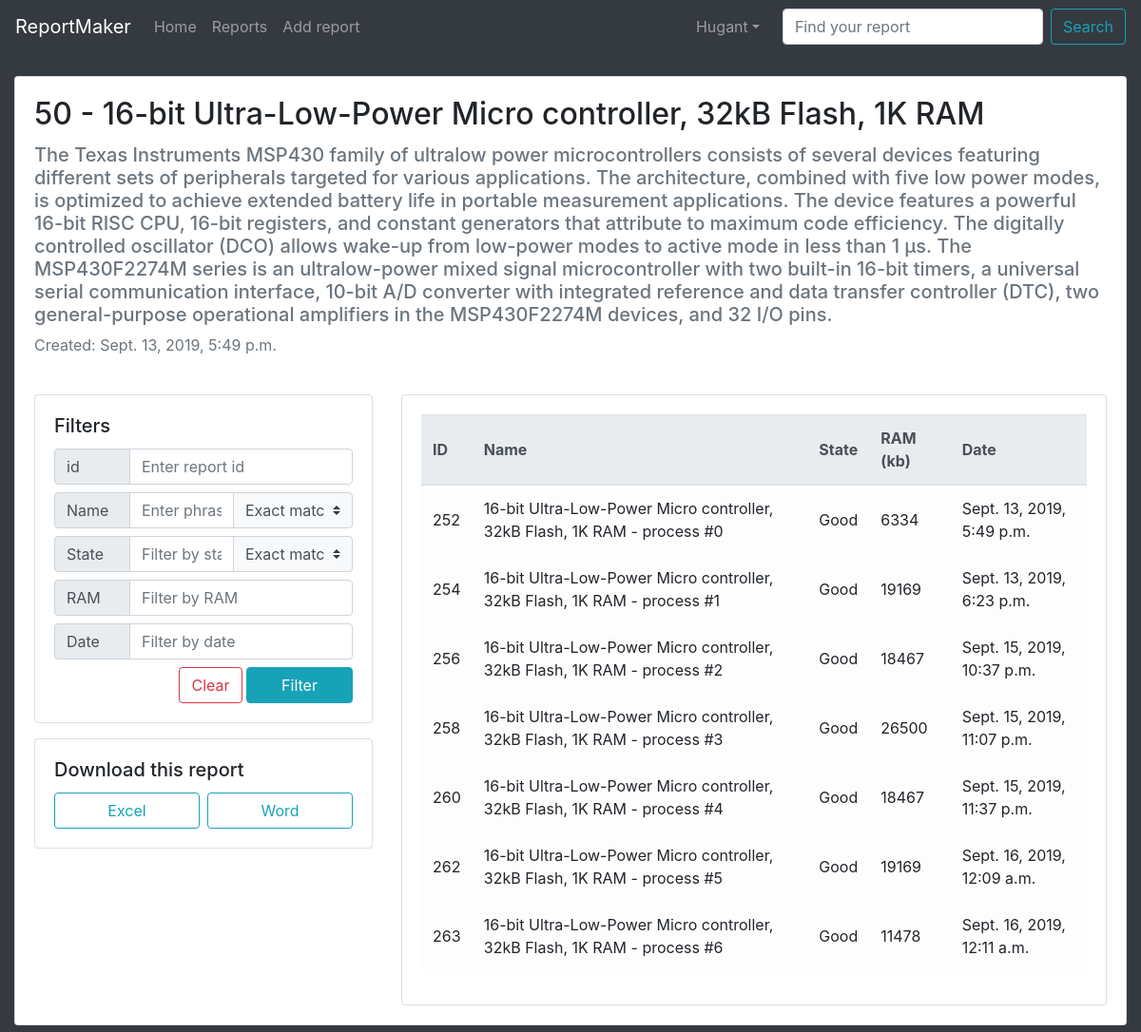
Page /reports/50/ (signed in) on the committed database.
### reporter/models.py (models this page shows, shortened)
class Report(models.Model):
	title_text = models.CharField(max_length=200)
	content_text = models.CharField(max_length=1000)
	pub_date = models.DateTimeField()
	interval_update = models.IntegerField(default=30)

class Process(models.Model):
	report = models.ForeignKey(Report, on_delete=models.CASCADE)
	name_text = models.CharField(max_length=50)
	state_text = models.CharField(max_length=20)
	ram_in_kb_int = models.PositiveIntegerField()
	date = models.DateTimeField()

### reporter/views.py (the view, shortened to what this page needs)
# urls.py: url(r'^reports/(?P<report_id>[0-9]+)/$', views.ProcessListView.as_view(), name='report'),
class ProcessListView(LoginRequiredMixin, generic.ListView):
	login_url = '/login'
	template_name = 'reporter/report.html'
	filters = {
		'id': '',
		'name': '',
		'name_match': '',
		'state': '',
		'state_match': '',
		'ram': '',
		'date': ''
	}
	def get_queryset(self):
		processes = Process.objects.all()
		processes = processes.filter(report=self.kwargs.get('report_id'))
		if self.request.method == 'GET':
			self.filters['id'] = self.request.GET.get('id_filter')
			self.filters['name'] = self.request.GET.get('name_filter')
			self.filters['name_match'] = self.request.GET.get('name_match')
			self.filters['state'] = self.request.GET.get('state_filter')
			self.filters['state_match'] = self.request.GET.get('state_match')
			self.filters['ram'] = self.request.GET.get('ram_filter')
			self.filters['date'] = self.request.GET.get('date_filter')
			if self.filters['id']:
				processes = processes.filter(id=self.filters['id'])
			if self.filters['ram']:
				processes = processes.filter(ram_in_kb_int__startswith=int(self.filters['ram']))
		return processes
	def get_context_data(self, **kwargs):
		context = super(ProcessListView, self).get_context_data(**kwargs)
		context['filters'] = self.filters
		context['report'] = get_object_or_404(Report, id=self.kwargs.get('report_id'))
		return context

### reporter/templates/reporter/report.html (shortened to what this page needs)
{% extends "reporter/base.html" %}
{% load static %}
{% block links %}
	<link href="{% static 'reporter/style/style.css' %}" rel="stylesheet">
{% endblock %}
{% block content %}
	<div class="container-fluid">
		<div class="card">
			<div class="card-body">
				<h2 class="card-title">{{ report.id }} - {{ report.title_text }}</h2>
				<h5 class="card-subtitle my-2 text-muted">{{ report.content_text }}</h5>
				<span class="card-subtitle text-muted">Created: {{ report.pub_date }}</span>
			</div>
			<div class="card-body">
				<div class="row">
					<div class="col-12 col-lg-4">
						<div class="card filters">
							<div class="card-body">
								<h5 class="card-title">Filters</h5>
								<form action="" id="filter_form" method="get" class="text-right">
									<div class="input-group mb-2">
										<div class="input-group-prepend">
											<span class="input-group-text">id</span>
										</div>
										<input class="form-control" name="id_filter" form="filter_form" placeholder="Enter report id" value="{{ filters.id|default:'' }}">
									</div>
									<div class="input-group mb-2">
										<div class="input-group-prepend">
											<span class="input-group-text">Name</span>
										</div>
										<input class="form-control" name="name_filter" placeholder="Enter phrase in name" value="{{ filters.name|default:'' }}">
										<select class="custom-select bg-light" name="name_match" style="max-width: 8em">
											<option value="exact" {% if filters.name_match == "exact" %}selected{% endif %}}}>Exact match</option>
										</select>
									</div>
									<div class="input-group mb-2">
										<div class="input-group-prepend">
											<span class="input-group-text">State</span>
										</div>
										<input class="form-control" name="state_filter"  placeholder="Filter by state" value="{{ filters.state|default:'' }}">
										<select class="custom-select bg-light" name="state_match" style="max-width: 8em">
											<option value="exact" {% if filters.state_match == "exact" %}selected{% endif %}>Exact match</option>
										</select>
									</div>
									<div class="input-group mb-2">
										<div class="input-group-prepend">
											<span class="input-group-text">RAM</span>
										</div>
										<input class="form-control" name="ram_filter"  placeholder="Filter by RAM" value="{{ filters.ram|default:'' }}">
									</div>
									<div class="input-group mb-2">
										<div class="input-group-prepend">
											<span class="input-group-text">Date</span>
										</div>
										<input class="form-control" name="date_filter" placeholder="Filter by date" value="{{ filters.date|default:'' }}">
									</div>
									<a href="{% url 'reporter:report' report.id %}" class="btn btn-outline-danger">Clear</a>
									<button class="btn btn-info" type="submit" style="width: 7em;">Filter</button>
								</form>
							</div>
						</div>
						<div class="card mt-3">
							<div class="card-body">
								<h5 class="card-title">Download this report</h5>
								<div class="d-flex">
									<a class="btn btn-outline-info w-100 mr-1" href="{% url 'reporter:download_excel' report.id %}">Excel</a>
									<a class="btn btn-outline-info w-100 ml-1" href="{% url 'reporter:download_word' report.id %}">Word</a>
								</div>
							</div>
						</div>
					</div>
					<div class="col-12 col-lg-8 mt-3 mt-lg-0">
						<div class="card filters">
							<div class="card-body" style="overflow-x: auto;">
								<table class="table table-light table-hover">
									<thead class="thead-light">
										<tr>
											<th>ID</th>
											<th>Name</th>
											<th>State</th>
											<th>RAM (kb)</th>
											<th>Date</th>
										</tr>
									</thead>
									{% for process in process_list %}
										<tr>
											<td>{{ process.id }}</td>
											<td>{{ process.name_text }}</td>
											<td>{{ process.state_text }}</td>
											<td>{{ process.ram_in_kb_int }}</td>
											<td>{{ process.date }}</td>
										</tr>
									{% empty %}
										<tr>
											<td class="text-center" colspan="5">Nothing to show</td>
										</tr>
									{% endfor %}
								</table>
							</div>
						</div>
					</div>
				</div>
			</div>
		</div>
	</div>
{% endblock %}

### reporter/templates/reporter/base.html (shortened to what this page needs)
<!DOCTYPE html>
{% load static %}
<html lang="en">
<head>
	<link href="{% static 'reporter/style/bootstrap.min.css' %}" rel="stylesheet">
	{% block links %} {% endblock %}
</head>
<body class="bg-dark">
	{% block header %}
		<nav class="navbar navbar-expand-lg navbar-dark bg-dark">
			<a class="navbar-brand" href="{% url 'reporter:index' %}">ReportMaker</a>
			<div class="collapse navbar-collapse" id="navbarSupportedContent">
				<ul class="navbar-nav mr-auto">
		      <li class="nav-item">
		        <a class="nav-link" href="{% url 'reporter:index' %}">Home</a>
		      </li>
		      <li class="nav-item">
		        <a class="nav-link" href="{% url 'reporter:reports' %}">Reports</a>
		      </li>
					<li class="nav-item">
		        <a class="nav-link" href="{% url 'reporter:create' %}">Add report</a>
		      </li>
		    </ul>
				{% if user.is_authenticated %}
					<ul class="navbar-nav mr-3 ml-auto">
			      <li class="nav-item dropdown">
			        <a class="nav-link dropdown-toggle" href="" id="navbarDropdown" role="button" data-toggle="dropdown"
			           aria-haspopup="true" aria-expanded="false">{{ user.username }}</a>
			      </li>
					</ul>
					<form class="form-inline my-2 my-lg-0" action="{% url 'reporter:reports' %}" method="get">
			      <input class="form-control mr-sm-2" name="id_filter" type="search" placeholder="Find your report" aria-label="Search">
			      <button class="btn btn-outline-info my-2 my-sm-0" type="submit">Search</button>
			    </form>
				{% else %}
					<ul class="navbar-nav mr-3 ml-auto">
			      <li class="nav-item">
							<a href="{% url 'reporter:login' %}" class="btn btn-outline-info my-2 my-sm-0">Login</a>
			      </li>
					</ul>
				{% endif %}
			</div>
		</nav>
	{% endblock %}
	<div class="content pt-4 mb-4">
		{% block content %} {% endblock %}
	</div>
</body>
</html>

### reporter/static/reporter/style/style.css (style rules this page uses)
.form .input-group-prepend, .filters .input-group-prepend { width: 5em; }
.form .input-group-prepend .input-group-text, .filters .input-group-prepend .input-group-text { width: 100%; }
.table tr td, .table tr th { vertical-align: middle; }

### rows in the picture
Report: id "50", title_text "16-bit Ultra-Low-Power Micro controller, 32kB Flash, 1K RAM", content_text "The Texas Instruments MSP430 family of ultralow power microcontrollers consists of several devices featuring different sets of peripherals targeted for various applications. The architecture, combined with five low power modes, is optimized to achieve extended battery life in portable measurement applications. The device features a powerful 16-bit RISC CPU, 16-bit registers, and constant generators that attribute to maximum code efficiency. The digitally controlled oscillator (DCO) allows wake-up from low-power modes to active mode in less than 1 μs. The MSP430F2274M series is an ultralow-power mixed signal microcontroller with two built-in 16-bit timers, a universal serial communication…", pub_date "Sept. 13, 2019, 5:49 p.m."
Process: id "252", name_text "16-bit Ultra-Low-Power Micro controller, 32kB Flash, 1K RAM - process #0", state_text "Good", ram_in_kb_int "6334", date "Sept. 13, 2019, 5:49 p.m."
Process: id "254", name_text "16-bit Ultra-Low-Power Micro controller, 32kB Flash, 1K RAM - process #1", state_text "Good", ram_in_kb_int "19169", date "Sept. 13, 2019, 6:23 p.m."
Process: id "256", name_text "16-bit Ultra-Low-Power Micro controller, 32kB Flash, 1K RAM - process #2", state_text "Good", ram_in_kb_int "18467", date "Sept. 15, 2019, 10:37 p.m."
Process: id "258", name_text "16-bit Ultra-Low-Power Micro controller, 32kB Flash, 1K RAM - process #3", state_text "Good", ram_in_kb_int "26500", date "Sept. 15, 2019, 11:07 p.m."
Process: id "260", name_text "16-bit Ultra-Low-Power Micro controller, 32kB Flash, 1K RAM - process #4", state_text "Good", ram_in_kb_int "18467", date "Sept. 15, 2019, 11:37 p.m."
Process: id "262", name_text "16-bit Ultra-Low-Power Micro controller, 32kB Flash, 1K RAM - process #5", state_text "Good", ram_in_kb_int "19169", date "Sept. 16, 2019, 12:09 a.m."
Process: id "263", name_text "16-bit Ultra-Low-Power Micro controller, 32kB Flash, 1K RAM - process #6", state_text "Good", ram_in_kb_int "11478", date "Sept. 16, 2019, 12:11 a.m."

### other values in the picture
{{ user.username }} "Hugant"
